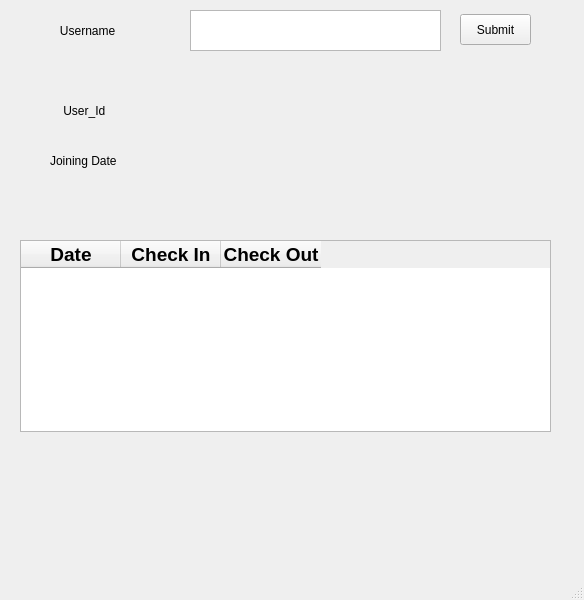
<?xml version="1.0" encoding="UTF-8"?>
<ui version="4.0">
 <class>main_window</class>
 <widget class="QMainWindow" name="main_window">
  <property name="geometry">
   <rect>
    <x>0</x>
    <y>0</y>
    <width>584</width>
    <height>600</height>
   </rect>
  </property>
  <property name="windowTitle">
   <string>MainWindow</string>
  </property>
  <widget class="QWidget" name="centralwidget">
   <widget class="QLabel" name="user_label">
    <property name="geometry">
     <rect>
      <x>50</x>
      <y>10</y>
      <width>91</width>
      <height>41</height>
     </rect>
    </property>
    <property name="text">
     <string>   Username</string>
    </property>
    <property name="scaledContents">
     <bool>false</bool>
    </property>
   </widget>
   <widget class="QPlainTextEdit" name="username">
    <property name="geometry">
     <rect>
      <x>190</x>
      <y>10</y>
      <width>251</width>
      <height>41</height>
     </rect>
    </property>
   </widget>
   <widget class="QLabel" name="user_id">
    <property name="geometry">
     <rect>
      <x>50</x>
      <y>90</y>
      <width>91</width>
      <height>41</height>
     </rect>
    </property>
    <property name="text">
     <string>    User_Id</string>
    </property>
    <property name="scaledContents">
     <bool>false</bool>
    </property>
   </widget>
   <widget class="QLabel" name="join_label">
    <property name="geometry">
     <rect>
      <x>50</x>
      <y>140</y>
      <width>91</width>
      <height>41</height>
     </rect>
    </property>
    <property name="text">
     <string>Joining Date</string>
    </property>
    <property name="scaledContents">
     <bool>false</bool>
    </property>
   </widget>
   <widget class="QTableWidget" name="info">
    <property name="geometry">
     <rect>
      <x>20</x>
      <y>240</y>
      <width>531</width>
      <height>192</height>
     </rect>
    </property>
    <property name="sizePolicy">
     <sizepolicy hsizetype="Maximum" vsizetype="Maximum">
      <horstretch>0</horstretch>
      <verstretch>0</verstretch>
     </sizepolicy>
    </property>
    <property name="minimumSize">
     <size>
      <width>531</width>
      <height>0</height>
     </size>
    </property>
    <property name="maximumSize">
     <size>
      <width>531</width>
      <height>16777215</height>
     </size>
    </property>
    <property name="selectionMode">
     <enum>QAbstractItemView::ExtendedSelection</enum>
    </property>
    <property name="selectionBehavior">
     <enum>QAbstractItemView::SelectItems</enum>
    </property>
    <attribute name="horizontalHeaderCascadingSectionResizes">
     <bool>true</bool>
    </attribute>
    <attribute name="horizontalHeaderMinimumSectionSize">
     <number>100</number>
    </attribute>
    <attribute name="horizontalHeaderHighlightSections">
     <bool>true</bool>
    </attribute>
    <attribute name="horizontalHeaderShowSortIndicator" stdset="0">
     <bool>false</bool>
    </attribute>
    <attribute name="horizontalHeaderStretchLastSection">
     <bool>false</bool>
    </attribute>
    <attribute name="verticalHeaderCascadingSectionResizes">
     <bool>false</bool>
    </attribute>
    <attribute name="verticalHeaderMinimumSectionSize">
     <number>100</number>
    </attribute>
    <column>
     <property name="text">
      <string>Date</string>
     </property>
     <property name="font">
      <font>
       <pointsize>14</pointsize>
       <weight>75</weight>
       <bold>true</bold>
      </font>
     </property>
    </column>
    <column>
     <property name="text">
      <string>Check In</string>
     </property>
     <property name="font">
      <font>
       <pointsize>14</pointsize>
       <weight>75</weight>
       <bold>true</bold>
      </font>
     </property>
    </column>
    <column>
     <property name="text">
      <string>Check Out</string>
     </property>
     <property name="font">
      <font>
       <pointsize>14</pointsize>
       <weight>75</weight>
       <bold>true</bold>
      </font>
     </property>
    </column>
   </widget>
   <widget class="QPushButton" name="submit_btn">
    <property name="geometry">
     <rect>
      <x>460</x>
      <y>14</y>
      <width>71</width>
      <height>31</height>
     </rect>
    </property>
    <property name="text">
     <string>Submit</string>
    </property>
   </widget>
   <widget class="QLabel" name="error_msg">
    <property name="geometry">
     <rect>
      <x>180</x>
      <y>56</y>
      <width>351</width>
      <height>21</height>
     </rect>
    </property>
    <property name="styleSheet">
     <string notr="true">color: rgb(239, 41, 41);</string>
    </property>
    <property name="text">
     <string/>
    </property>
   </widget>
   <widget class="QLabel" name="id">
    <property name="geometry">
     <rect>
      <x>190</x>
      <y>90</y>
      <width>341</width>
      <height>41</height>
     </rect>
    </property>
    <property name="text">
     <string/>
    </property>
   </widget>
   <widget class="QLabel" name="joining">
    <property name="geometry">
     <rect>
      <x>190</x>
      <y>140</y>
      <width>341</width>
      <height>41</height>
     </rect>
    </property>
    <property name="text">
     <string/>
    </property>
   </widget>
  </widget>
  <widget class="QMenuBar" name="menubar">
   <property name="geometry">
    <rect>
     <x>0</x>
     <y>0</y>
     <width>584</width>
     <height>22</height>
    </rect>
   </property>
  </widget>
  <widget class="QStatusBar" name="statusbar"/>
 </widget>
 <resources/>
 <connections/>
</ui>
